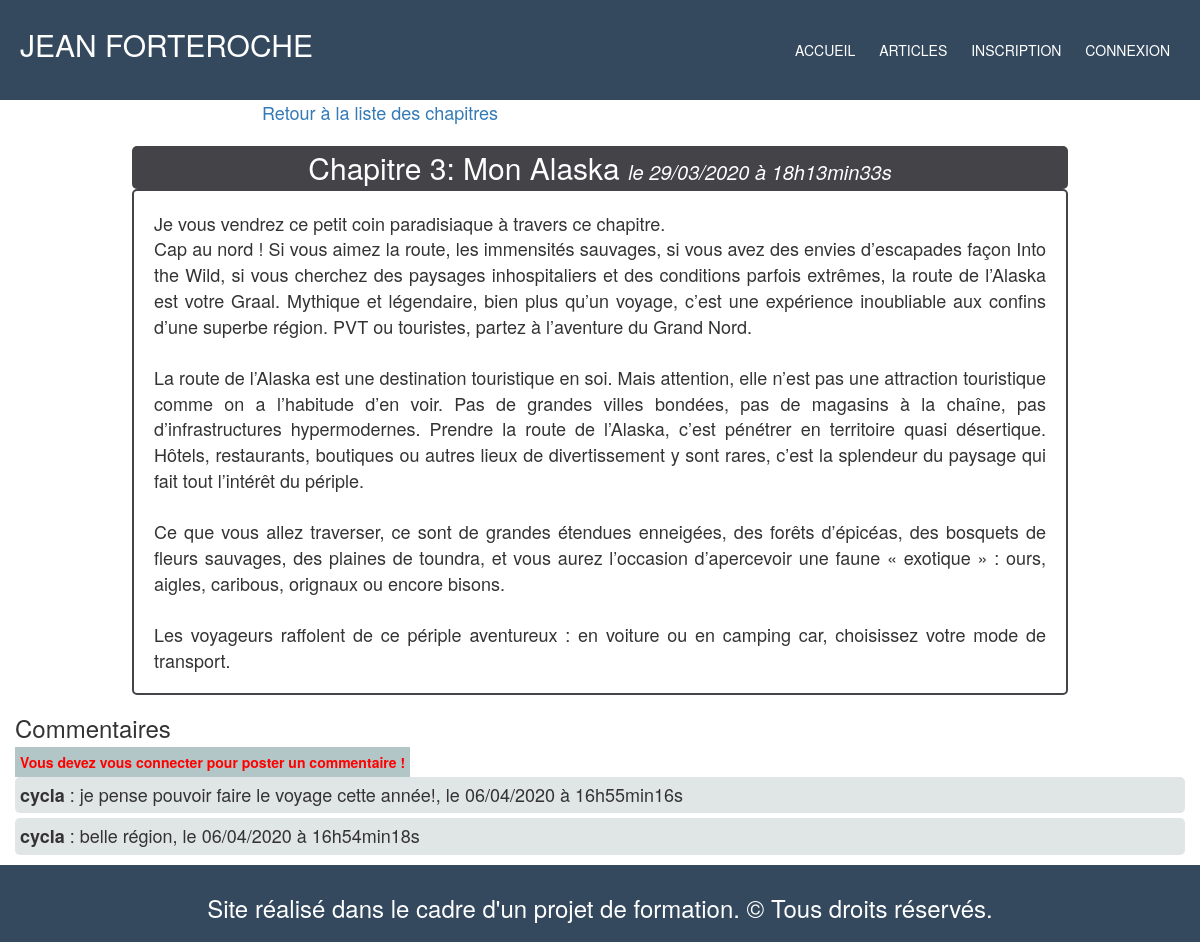
The page /index.php?action=chapitre&id=3 on the database its author committed.
### tables this page shows
CREATE TABLE IF NOT EXISTS `posts` (
  `post_id` int(11) NOT NULL AUTO_INCREMENT,
  `title` varchar(255) NOT NULL,
  `content` text NOT NULL,
  `creation_date` datetime NOT NULL,
  PRIMARY KEY (`post_id`)
);

CREATE TABLE IF NOT EXISTS `comments` (
  `comment_id` int(11) NOT NULL AUTO_INCREMENT,
  `post_id` int(11) NOT NULL,
  `user_id` int(11) NOT NULL,
  `comment` text NOT NULL,
  `comment_date` datetime NOT NULL,
  `reported` tinyint(1) NOT NULL DEFAULT '0',
  PRIMARY KEY (`comment_id`),
  KEY `comments_ibfk_1` (`post_id`),
  KEY `user_id` (`user_id`)
);

CREATE TABLE IF NOT EXISTS `users` (
  `user_id` int(11) NOT NULL AUTO_INCREMENT,
  `pseudo` varchar(255) NOT NULL,
  `mail` varchar(255) NOT NULL,
  `pass` varchar(255) NOT NULL,
  `admin` tinyint(1) NOT NULL DEFAULT '0',
  PRIMARY KEY (`user_id`)
);

### controller/frontend.php (called while the page is built, shortened)
<?php
require_once('model/PostManager.php');
require_once('model/CommentManager.php');
function post()
{
    $postManager = new PostManager();
    $commentManager = new CommentManager();
    $post = $postManager->getPost($_GET['id']);
    $comments = $commentManager->getComments($_GET['id']);
    require('view/frontend/postView.php');
}

### model/PostManager.php (called while the page is built, shortened)
<?php
class PostManager extends Manager
{
    public function getPost($postId)
    {
        $db = $this->dbConnect();
        $req = $db->prepare('SELECT post_id, title, content, DATE_FORMAT(creation_date, \'%d/%m/%Y à %Hh%imin%ss\') AS creation_date_fr FROM posts WHERE post_id = ?');
        $req->execute(array($postId));
        $post = $req->fetch();
        return $post;
    }
}

### model/CommentManager.php (called while the page is built, shortened)
<?php
class CommentManager extends Manager
{
    public function getComments($postId)
    {
        $db = $this->dbConnect();
        $comments = $db->prepare('SELECT users.pseudo AS author, comments.comment AS content, DATE_FORMAT(comment_date, \'%d/%m/%Y à %Hh%imin%ss\') AS comment_date_fr FROM users INNER JOIN comments ON users.user_id = comments.user_id WHERE post_id = ? ORDER BY comment_date DESC');
        $comments->execute(array($postId));
        return $comments;
    }
}

### view/frontend/postView.php (the view, shortened to what this page needs)
        <p><a href="index.php?action=listPosts">Retour à la liste des chapitres</a></p>
        <div id="news">
            <h2>
                <?= htmlspecialchars($post['title']) ?>
                <em>le <?= $post['creation_date_fr'] ?></em>
            </h2>
            <p>
                <?= nl2br(htmlspecialchars($post['content'])) ?>
            </p>
        </div>
<h3>Commentaires</h3>
<?php if(isset($_SESSION['pseudoconnect'])): ?>
    <div id="formcomment">
        <form action="index.php?action=addComment&amp;id=<?= $post['post_id'] ?>" method="post"  >
            <textarea id="comment" name="comment" rows="10" cols="45" placeholder="Votre commentaire..."></textarea><br><br>
            <input type="submit" id="submit" value="Publier votre commentaire" class="btn btn-primary" />
        </form>
    </div>
<?php else:?>
<?php  echo "<strong style=\"color:red; background-color: #B3C6C7; width: 100%; heigth:100%; padding:5px;\">Vous devez vous connecter pour poster un commentaire !</strong>"; ?>
<?php endif; ?>
<?php
while ($comment = $comments->fetch())
    {
?>
        <div id="postcomment"><strong><?= $comment['author']?></strong>  :
        <?= nl2br(htmlspecialchars($comment['content'])) ?>, le <?= $comment['comment_date_fr'] ?><?php if(isset($_SESSION['pseudoconnect'])): ?><a href="" id="signal"> Signaler le commentaire</a><?php else:?><?php endif; ?>
        </div>
<?php
    }
?>
<?php require('view/frontend/template.php'); ?>

### public/css/style.css (style rules this page uses)
body { margin: 0px; padding: 0px; font-family: 'Roboto', sans-serif; }
h1, h2 { text-align:center; }
p { text-align:center; font-size: 18px; }
#news h2 { background-color:#434348; border-radius: 5px; padding: 5px; color:white; font-size:30px; margin-bottom:0px; }
h2 em { font-size: 20px; }
#news p { border: 2px solid #434348; border-radius: 5px; margin-top:0px; text-align: justify; font-size: 18px; padding: 20px; }
#news { width:80%; margin:auto; }
#postcomment { width: 100%; height: 100%; background: #E0E5E5; font-size: 18px; margin-top: 5px; border-radius: 5px; padding: 5px; }
a { text-decoration: none; color: blue; }

### rows shown on the page
posts: title "Chapitre 3: Mon Alaska", content "Je vous vendrez ce petit coin paradisiaque à travers ce chapitre. Cap au nord ! Si vous aimez la route, les immensités sauvages, si vous avez des envies d’escapades façon Into the Wild, si vous cherchez des paysages inhospitaliers et des conditions parfois extrêmes, la route de l’Alaska est votre Graal. Mythique et légendaire, bien plus qu’un voyage, c’est une expérience inoubliable aux confins d’une superbe région. PVT ou touristes, partez à l’aventure du Grand Nord. La route de l’Alaska est une destination touristique en soi. Mais attention, elle n’est pas une attraction touristique comme on a l’habitude d’en voir. Pas de grandes villes bondées, pas de magasins à la chaîne, pas…"
comments: user.pseudo "cycla", comment "je pense pouvoir faire le voyage cette année!", comment_date_fr "06/04/2020 à 16h55min16s"
comments: user.pseudo "cycla", comment "belle région", comment_date_fr "06/04/2020 à 16h54min18s"

### other values the page prints
$post['creation_date_fr'] "29/03/2020 à 18h13min33s"
